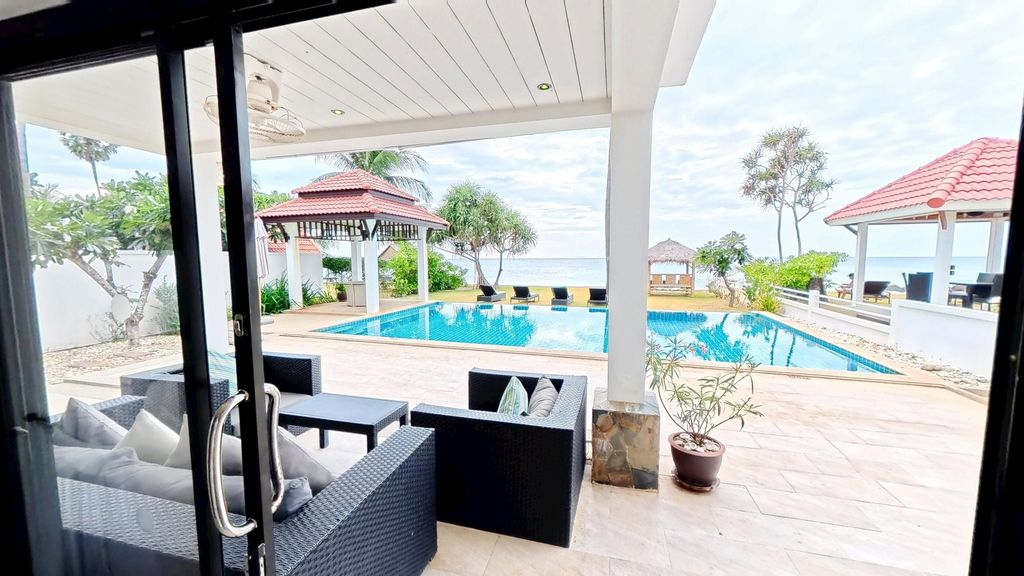
#> input picture test01.jpeg, 1024 x 576 px
$ python -i enhancer.py   (imports and definitions only)
#> lines starting #> are read from the running program, lines starting #| are printed output that depends on the picture; after the words box and inside, x2 and y2 are one past the last pixel; in counts of white or black regions, pixels touching at a corner belong together
#> further down, picture is the input picture: shape (576, 1024, 3); mean B, G, R 177.4, 177.9, 174.2
from __future__ import annotations

from dataclasses import dataclass
from pathlib import Path
from typing import Optional

import cv2
import numpy as np


@dataclass
class EnhanceConfig:
    # Geometry correction
    enable_straighten: bool = True
    enable_perspective: bool = True

    # Brightness adjustment
    auto_brightness: bool = True
    target_luma: float = 0.52
    highlight_threshold: int = 245
    max_brightness_drop: float = 0.28

    # Color correction
    auto_white_balance: bool = True
    use_clahe: bool = True
    clahe_clip_limit: float = 3.5
    clahe_grid_size: int = 8
    saturation_boost: float = 1.35

    # Manual overrides (applied at the end)
    manual_exposure: float = 0.0  # EV-like: -1.0..1.0
    manual_saturation: float = 1.0
    manual_warmth: float = 0.0  # -1.0 cool -> +1.0 warm


@dataclass
class PipelineStats:
    rotation_angle: float
    used_perspective: bool
    brightness_scale: float
    highlight_ratio: float


# [57 lines left out: functions _auto_rotate_by_lines, _order_quad_points, not called in this run]


def _auto_perspective_correct(img: np.ndarray) -> tuple[np.ndarray, bool]:
    h, w = img.shape[:2]
#> h = 576; w = 1024
    area = h * w
#> area = 589824

    gray = cv2.cvtColor(img, cv2.COLOR_BGR2GRAY)
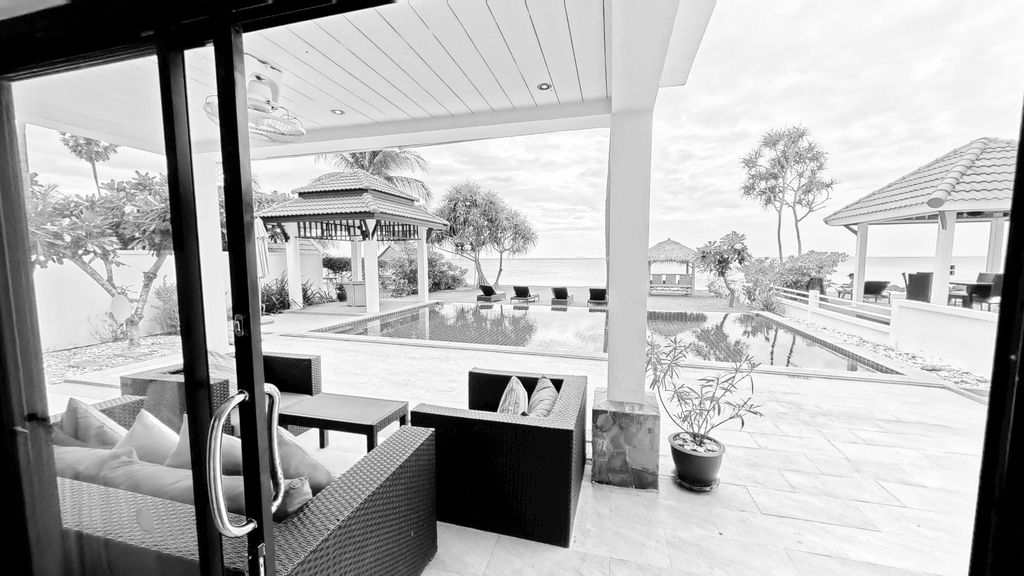
#> gray: shape (576, 1024); min 0, max 255, mean 176.7
    blur = cv2.GaussianBlur(gray, (5, 5), 0)
    edges = cv2.Canny(blur, 70, 180)
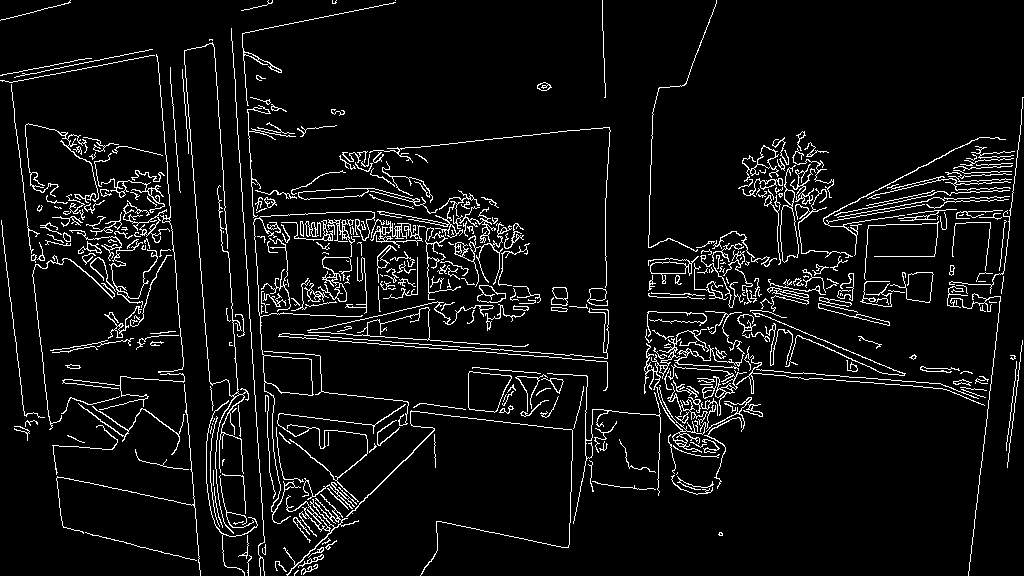
#> edges: shape (576, 1024); 6.3% white in thin lines or dots

    kernel = np.ones((3, 3), np.uint8)
    edges = cv2.dilate(edges, kernel, iterations=1)
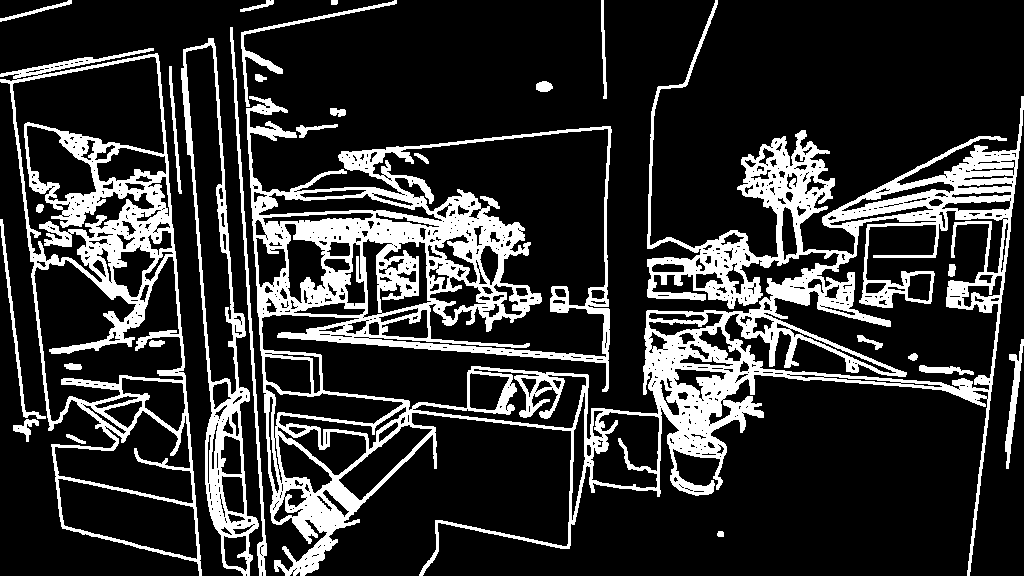
#> edges: shape (576, 1024); 19.5% white; 27 white regions

    contours, _ = cv2.findContours(edges, cv2.RETR_LIST, cv2.CHAIN_APPROX_SIMPLE)
#> contours = 898 contours, 600 with area under 20; largest, box (x1, y1, x2, y2) and area: (246, 0, 1024, 576) 173264, (0, 48, 202, 576) 67724, (368, 128, 609, 358) 27917, (724, 210, 1004, 391) 23848, (181, 38, 259, 576) 17564
    best_quad: Optional[np.ndarray] = None
    best_score = 0.0

    for cnt in contours:
        peri = cv2.arcLength(cnt, True)
        approx = cv2.approxPolyDP(cnt, 0.02 * peri, True)
        if len(approx) != 4:
            continue

        quad = approx.reshape(4, 2)
        quad_area = cv2.contourArea(quad)
        if quad_area < 0.2 * area:
            continue

        x, y, cw, ch = cv2.boundingRect(quad)
        if cw == 0 or ch == 0:
            continue

        rectangularity = float(quad_area / (cw * ch))
        coverage = float(quad_area / area)
        score = 0.7 * coverage + 0.3 * rectangularity
        if score > best_score:
            best_score = score
            best_quad = quad.astype(np.float32)
#> this loop made 898 passes
#> peri on passes 1, 4, 6: 9.07, 7.66, 10.49
#> after the loop, best_score = 0

    if best_quad is None or best_score < 0.3:
        return img, False

    rect = _order_quad_points(best_quad)
    (tl, tr, br, bl) = rect

    width_a = np.linalg.norm(br - bl)
    width_b = np.linalg.norm(tr - tl)
    max_width = int(max(width_a, width_b))

    height_a = np.linalg.norm(tr - br)
    height_b = np.linalg.norm(tl - bl)
    max_height = int(max(height_a, height_b))

    if max_width < 50 or max_height < 50:
        return img, False

    dst = np.array(
        [[0, 0], [max_width - 1, 0], [max_width - 1, max_height - 1], [0, max_height - 1]],
        dtype=np.float32,
    )

    mat = cv2.getPerspectiveTransform(rect, dst)
    warped = cv2.warpPerspective(img, mat, (max_width, max_height), flags=cv2.INTER_CUBIC)
    warped = cv2.resize(warped, (w, h), interpolation=cv2.INTER_CUBIC)
    return warped, True


# [138 lines left out: functions _reduce_overexposure, _gray_world_white_balance, _clahe_l_channel, _apply_saturation, _apply_manual_exposure, _apply_warmth and 3 more, not called in this run]

>>> import cv2
>>> picture = cv2.imread('../test01.jpeg')
>>> result = _auto_perspective_correct(picture)

$ run again, on test02.webp
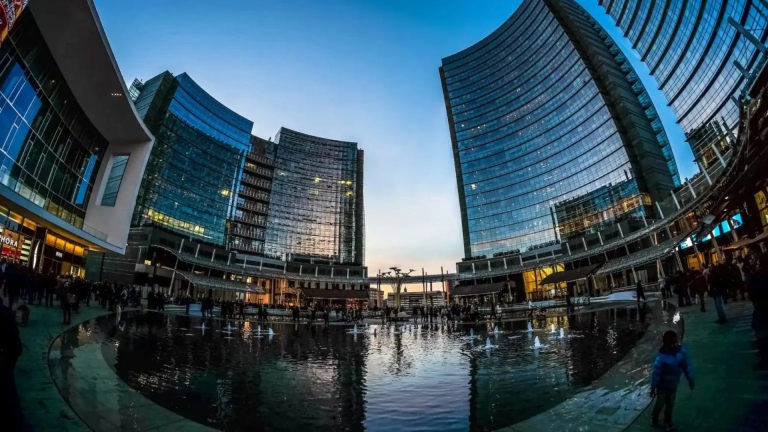
#> input picture test02.webp, 1536 x 864 px (shown at 1/2 size)
#> picture is the input picture: shape (864, 1536, 3); mean B, G, R 91.3, 78.6, 56.2
#> in _auto_perspective_correct, `edges = cv2.Canny(blur, 70, 180)`:
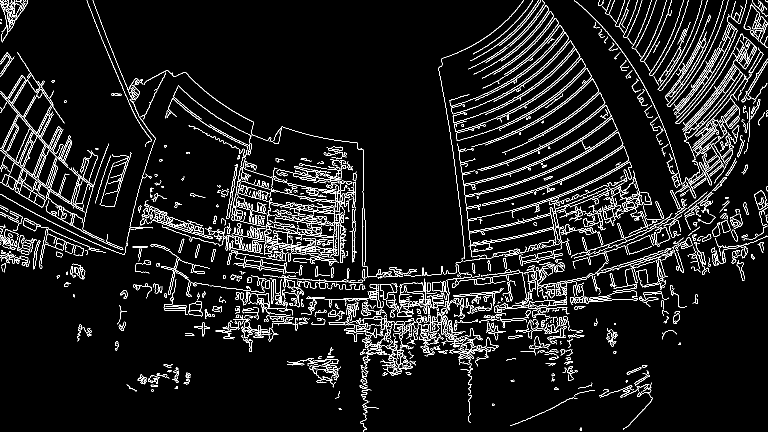
#> edges: shape (864, 1536) (shown at 1/2 size); 7% white in thin lines or dots
#> in _auto_perspective_correct, `edges = cv2.dilate(edges, kernel, iterations=1)`:
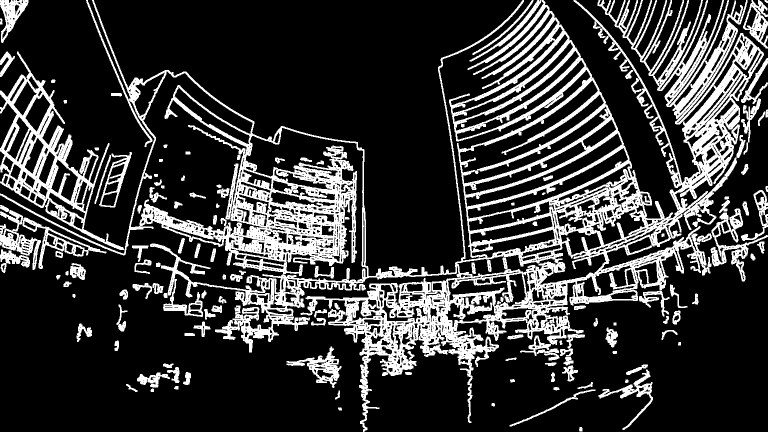
#> edges: shape (864, 1536) (shown at 1/2 size); 21.7% white; 137 white regions
#> contours = 2513 contours, 1721 with area under 20; largest, box (x1, y1, x2, y2) and area: (0, 0, 1528, 864) 414642, (261, 142, 526, 472) 43519, (0, 103, 248, 500) 33212, (490, 255, 735, 564) 22654, (919, 160, 1209, 346) 12446
#> the loop in _auto_perspective_correct, `for cnt in contours:` made 2513 passes
#> peri on passes 1, 2, 4: 26.24, 22.24, 21.66
#> after the loop in _auto_perspective_correct, `for cnt in contours:`: best_score = 0

$ run again, on test03.jpg
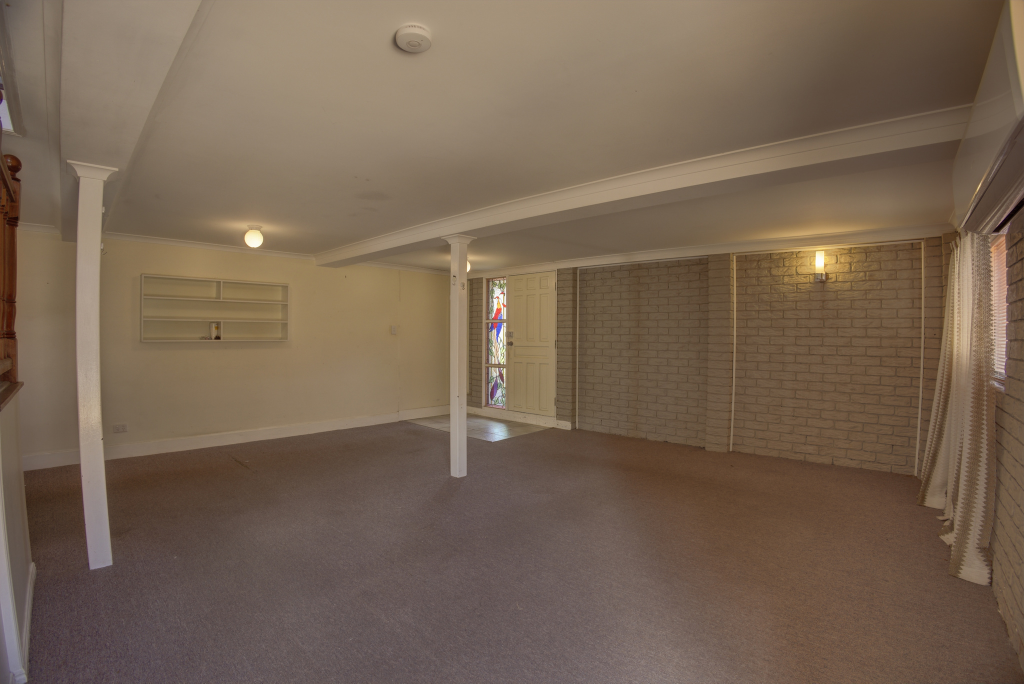
#> input picture test03.jpg, 2048 x 1367 px (shown at 1/2 size)
#> picture is the input picture: shape (1367, 2048, 3); mean B, G, R 82.3, 99.9, 119
#> in _auto_perspective_correct, `gray = cv2.cvtColor(img, cv2.COLOR_BGR2GRAY)`:
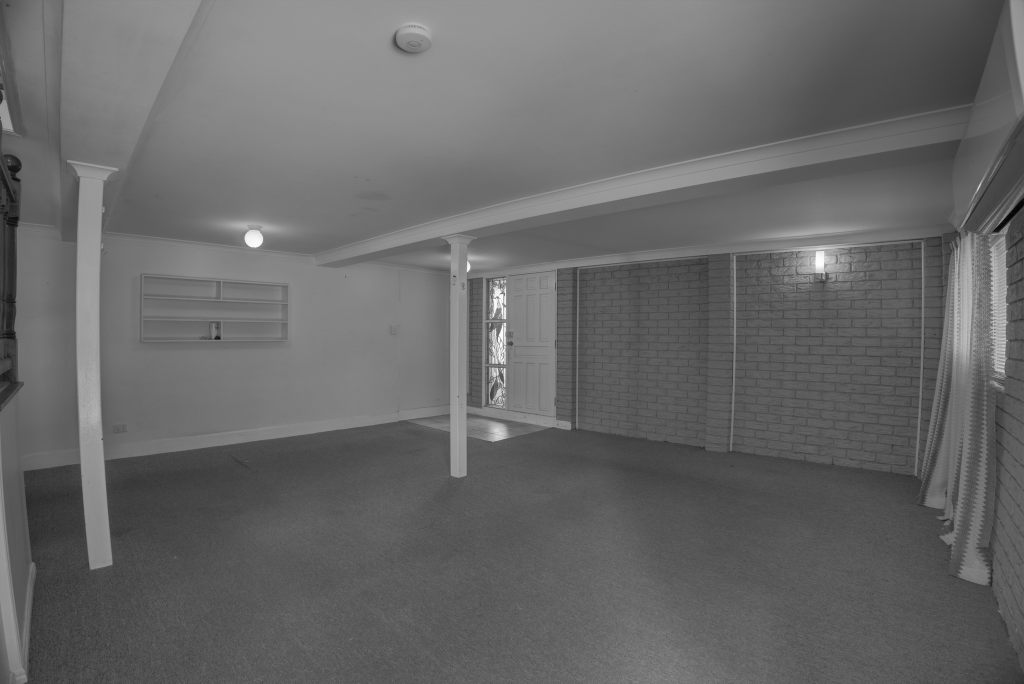
#> gray: shape (1367, 2048) (shown at 1/2 size); min 1, max 255, mean 103.6
#> in _auto_perspective_correct, `edges = cv2.dilate(edges, kernel, iterations=1)`:
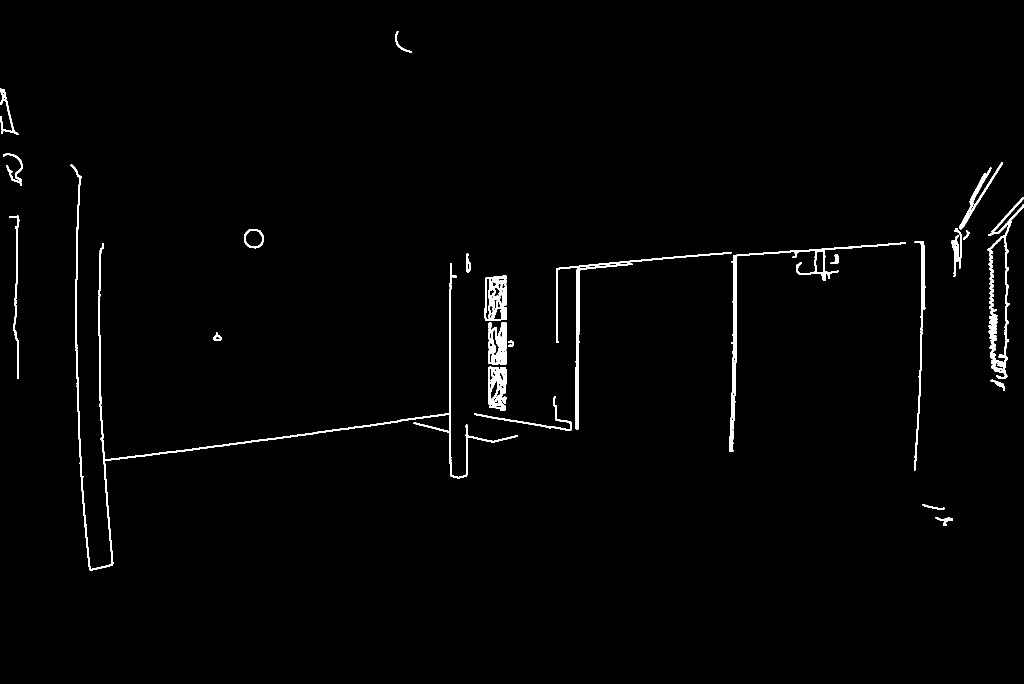
#> edges: shape (1367, 2048) (shown at 1/2 size); 1.4% white; 26 white regions
#> contours = 163 contours, 91 with area under 20; largest, box (x1, y1, x2, y2) and area: (1975, 395, 2048, 758) 9310, (141, 329, 1036, 1141) 6473, (1981, 474, 2015, 725) 5550, (1458, 485, 1812, 904) 4506, (969, 551, 1014, 642) 3521
#> the loop in _auto_perspective_correct, `for cnt in contours:` made 163 passes
#> peri on passes 1 to 3: 108.8, 99.7, 7.66
#> after the loop in _auto_perspective_correct, `for cnt in contours:`: best_score = 0
